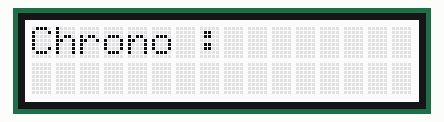
Recording of a sketch running on a simulated Arduino Uno, built with avr-gcc and run on an emulated ATmega328P. Parts: 15×1 character LCD.

Above: at 0.08 s.
At 4.98 s:
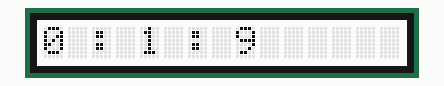
At 9.9 s:
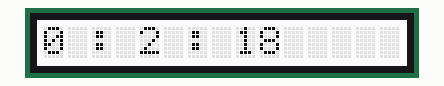
At 19.88 s:
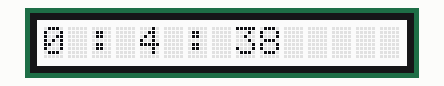
At 29.85 s:
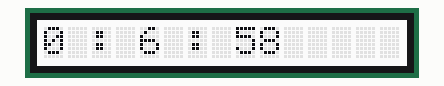
At 39.82 s:
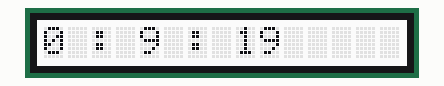

The sketch:

chrono_1_v-1.ino
```cpp
/*
 *       Matthis Sanier
 *       chrono_1_v-1
 *       Système de chronomètre avec un afficheur lsc, un boutton poussoir.
 *
 *       Afficheur LDC, bouton poussoir, carte arduino
 *       Afficheur LCD, button 2
 *
 *       05/09/2024 Chrono_1_v-1, affichage du chrono sur l'afficheur et reset du chrono
*/


#include <Wire.h>
#include "rgb_lcd.h"

rgb_lcd lcd;

const int colorR = 255;
const int colorG = 0;
const int colorB = 0;
int MIL = 0;
int SEC = 0;
int MIN = 0;
int HEU = 0;
unsigned long timer;


void setup() {
 lcd.begin(16, 2);
    lcd.print("Chrono : ");

   Serial.begin(9600);
   timer = millis();
  }


void loop() {
 if (millis() - timer > 0.11) {
      timer = millis();
      MIL = MIL + 1;
      if (MIL > 59) { MIL = 1; SEC = SEC + 1; }
      if (SEC > 59) { SEC = 1; MIN = MIN + 1; }

      lcd.begin(15, 1);
      lcd.print(String(MIN)+ " : " +String(SEC) + " : " + String(MIL));
   }
}
```
